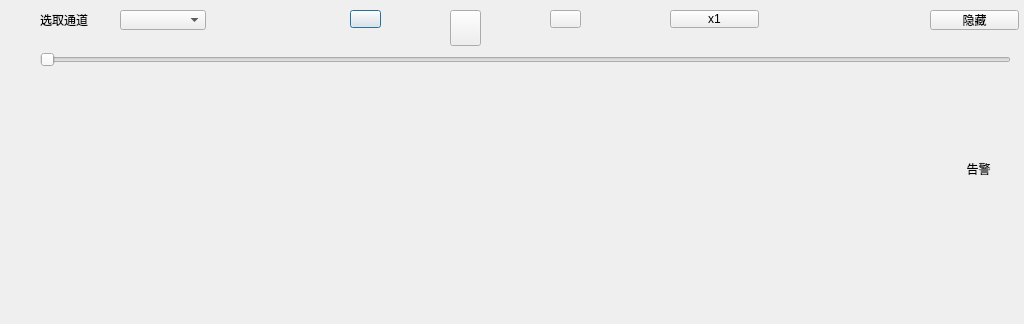
<?xml version="1.0" encoding="UTF-8"?>
<ui version="4.0">
 <class>dialog_null_playbackDialog</class>
 <widget class="QDialog" name="dialog_null_playbackDialog">
  <property name="geometry">
   <rect>
    <x>0</x>
    <y>0</y>
    <width>1024</width>
    <height>324</height>
   </rect>
  </property>
  <property name="windowTitle">
   <string>Dialog</string>
  </property>
  <widget class="QPushButton" name="pushButton_playbackDialog_back">
   <property name="geometry">
    <rect>
     <x>350</x>
     <y>10</y>
     <width>31</width>
     <height>18</height>
    </rect>
   </property>
   <property name="text">
    <string/>
   </property>
  </widget>
  <widget class="QPushButton" name="pushButton_playbackDialog_play">
   <property name="geometry">
    <rect>
     <x>450</x>
     <y>10</y>
     <width>31</width>
     <height>36</height>
    </rect>
   </property>
   <property name="text">
    <string/>
   </property>
  </widget>
  <widget class="QPushButton" name="pushButton_playbackDialog_forward">
   <property name="geometry">
    <rect>
     <x>550</x>
     <y>10</y>
     <width>31</width>
     <height>18</height>
    </rect>
   </property>
   <property name="text">
    <string/>
   </property>
  </widget>
  <widget class="QPushButton" name="pushButton_playbackDialog_speedUp">
   <property name="geometry">
    <rect>
     <x>670</x>
     <y>10</y>
     <width>89</width>
     <height>18</height>
    </rect>
   </property>
   <property name="text">
    <string>x1</string>
   </property>
  </widget>
  <widget class="QComboBox" name="comboBox_playbackDialog_selectChannel">
   <property name="geometry">
    <rect>
     <x>120</x>
     <y>10</y>
     <width>86</width>
     <height>20</height>
    </rect>
   </property>
  </widget>
  <widget class="QLabel" name="label_playbackDialog_selectChannel">
   <property name="geometry">
    <rect>
     <x>40</x>
     <y>10</y>
     <width>67</width>
     <height>20</height>
    </rect>
   </property>
   <property name="text">
    <string>选取通道</string>
   </property>
  </widget>
  <widget class="QLabel" name="label_playbackDialog_warn">
   <property name="geometry">
    <rect>
     <x>960</x>
     <y>160</y>
     <width>51</width>
     <height>18</height>
    </rect>
   </property>
   <property name="text">
    <string>  告警</string>
   </property>
  </widget>
  <widget class="QPushButton" name="pushButton_playbackDialog_hide">
   <property name="geometry">
    <rect>
     <x>930</x>
     <y>10</y>
     <width>89</width>
     <height>20</height>
    </rect>
   </property>
   <property name="text">
    <string>隐藏</string>
   </property>
  </widget>
  <widget class="QSlider" name="horizontalSlider_playbackDialog_play">
   <property name="geometry">
    <rect>
     <x>40</x>
     <y>50</y>
     <width>971</width>
     <height>20</height>
    </rect>
   </property>
   <property name="orientation">
    <enum>Qt::Horizontal</enum>
   </property>
  </widget>
 </widget>
 <resources/>
 <connections/>
</ui>
